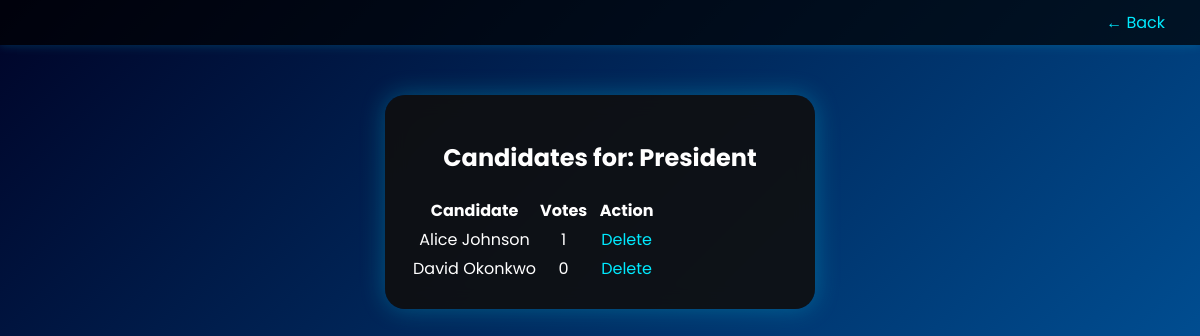
Screenshot of /Admin/view_candidates.php?position_id=1 (signed in) with the database file from the repository.
### tables this page shows
CREATE TABLE `positions` (
  `id` int(11) NOT NULL,
  `position_name` varchar(150) NOT NULL
);

CREATE TABLE `candidates` (
  `id` int(11) NOT NULL,
  `candidate_name` varchar(150) NOT NULL,
  `position_id` int(11) NOT NULL
);

### Admin/view_candidates.php (the view, shortened to what this page needs)
<?php
require_once __DIR__ . '/../db.php';
$position_id = isset($_GET['position_id']) ? intval($_GET['position_id']) : 0;
$pos_res = $conn->query("SELECT * FROM positions WHERE id = $position_id LIMIT 1");
$pos = $pos_res->fetch_assoc();
$cands = $conn->query("
    SELECT c.id, c.candidate_name, COUNT(v.id) AS votes
    FROM candidates c
    LEFT JOIN votes v ON v.candidate_id = c.id
    WHERE c.position_id = $position_id
    GROUP BY c.id
    ORDER BY votes DESC
");
?>
<!DOCTYPE html>
<html>
<head>
  <link rel="stylesheet" href="../style.css">
</head>
<body>
  <div class="nav"><a href="dashboard.php">← Back</a></div>
  <div class="container fade-in">
    <h2>Candidates for: <?php echo htmlspecialchars($pos['position_name']); ?></h2>
    <table>
      <tr><th>Candidate</th><th>Votes</th><th>Action</th></tr>
      <?php while ($c = $cands->fetch_assoc()): ?>
        <tr>
          <td><?php echo htmlspecialchars($c['candidate_name']); ?></td>
          <td><?php echo intval($c['votes']); ?></td>
          <td>
            <a href="view_candidates.php?position_id=<?php echo $position_id; ?>&delete_candidate=<?php echo $c['id']; ?>"
               onclick="return confirm('Delete this candidate?');">Delete</a>
          </td>
        </tr>
      <?php endwhile; ?>
    </table>
  </div>
</body>
</html>

### style.css (style rules this page uses)
body { font-family: 'Poppins', sans-serif; background: linear-gradient(135deg, #000428, #004e92); color: #fff; text-align: center; margin: 0; overflow-x: hidden; }
.container { width: 380px; margin: 50px auto; background: rgba(15, 15, 15, 0.9); padding: 25px; border-radius: 20px; box-shadow: 0 0 25px #00eaff44; backdrop-filter: blur(10px); transition: transform 0.5s ease; }
.nav { background: rgba(0, 0, 0, 0.7); padding: 10px 25px; text-align: right; box-shadow: 0 0 10px #00eaff33; }
a { color: #00eaff; margin: 0 10px; text-decoration: none; }
.fade-in { opacity: 0; animation: fadeIn 1s forwards; }
table a { color:#00eaff; text-decoration:none; }

### rows the page displays
positions: position_name "President"
candidates: candidate_name "Alice Johnson", votes "1"
candidates: candidate_name "David Okonkwo", votes "0"
